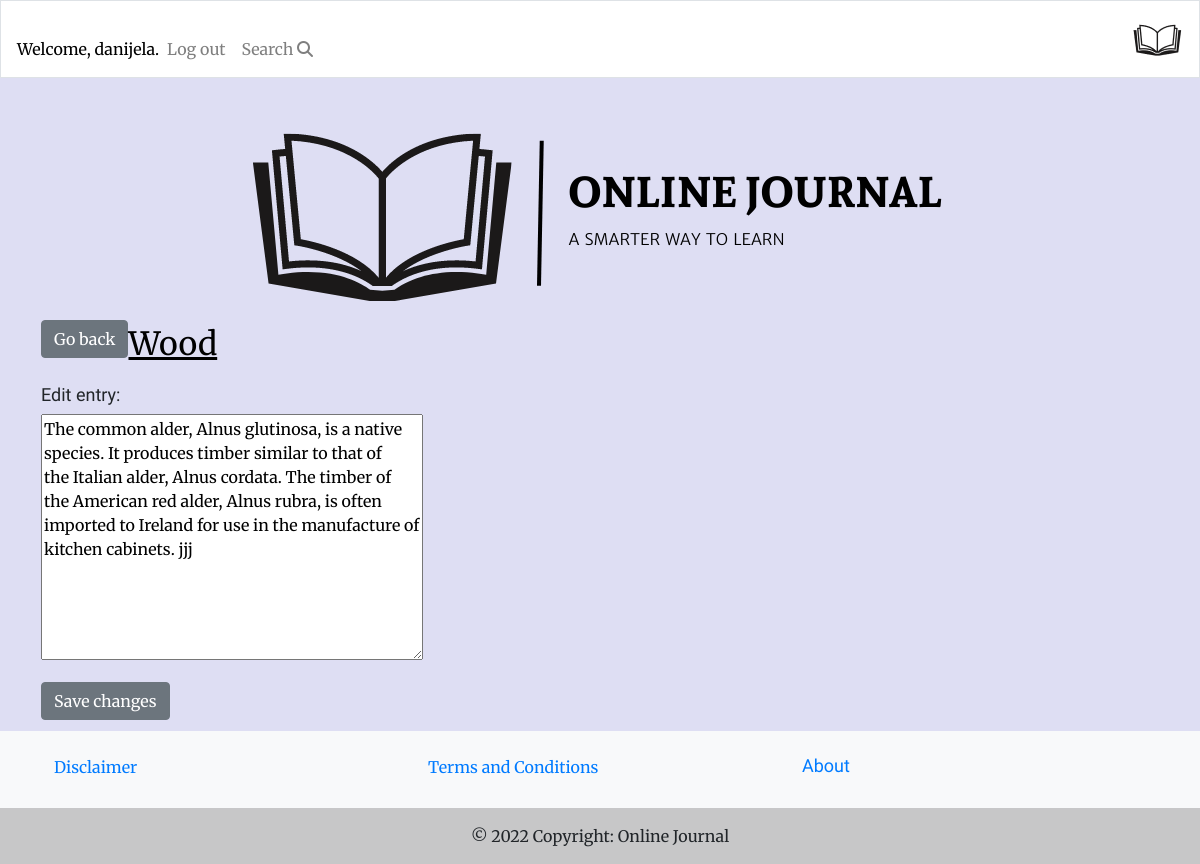
The app's page /edit_entry/3/ (signed in) with its own data.
### learning_logs/models.py (models this page shows, shortened)
class Topic(models.Model):
    text = models.CharField(max_length=200)
    date_added = models.DateTimeField(auto_now_add=True)
    def __str__(self):
        return self.text

class Entry(models.Model):
    topic = models.ForeignKey(Topic, on_delete=models.CASCADE)
    text = models.TextField()
    date_added = models.DateTimeField(auto_now_add=True)

### learning_logs/views.py (the view)
# urls.py: path('edit_entry/<int:entry_id>/', views.edit_entry, name='edit_entry'),
@login_required
def edit_entry(request, entry_id):
    entry = get_object_or_404(Entry, id=entry_id)
    topic = entry.topic
    if request.method != 'POST':
        form = EntryForm(instance=entry)
    else:
        form = EntryForm(instance=entry, data=request.POST)
        if form.is_valid():
            form.save()
            messages.success(request, "Entry successfully edited!")
            return redirect('learning_logs:topic', topic_id=topic.id)
    context = {'entry': entry, 'topic': topic, 'form': form}
    return render(request, 'learning_logs/edit_entry.html', context)

### learning_logs/forms.py
class EntryForm(forms.ModelForm):
    class Meta:
        model = Entry
        fields = ['text']
        labels = {'text': ''}
        widgets = {'text': forms.Textarea(attrs={'cols': 40})}

### learning_logs/templates/learning_logs/edit_entry.html (shortened to what this page needs)
{% extends "learning_logs/base.html" %}
{% block content %}
<a class="btn btn-secondary go-back" href="javascript:history.back()">Go back</a>
  <p><a class="topic-on-hand topic-edit" href="{% url 'learning_logs:topic' topic.id %}">{{ topic }}</a></p>
  <h3>Edit entry:</h3>
  <form action="{% url 'learning_logs:edit_entry' entry.id %}" method='post'>
    {{ form.as_p }}
    <button name="submit" class="btn btn-secondary">Save changes</button>
  </form>
{% endblock content %}

### learning_logs/templates/learning_logs/base.html (shortened to what this page needs)
<!DOCTYPE html>
{% load bootstrap4 %}
{% load static %}
<html lang="en">
<head>
  {% block css %}
  <link rel="stylesheet" href="https://cdn.jsdelivr.net/npm/bootstrap@4.6.2/dist/css/bootstrap.min.css"
>
  {% endblock %}
  <link rel="stylesheet" href='{% static "css/styles.css" %}' type="text/css" />
</head>
<body>
  <nav class="navbar navbar-expand-md mb-4 border navbar-light">
    <div class="collapse navbar-collapse" id="navbarTogglerDemo01">
      <ul class="navbar-nav">
        {% if user.is_authenticated %}
        <li class="nav-item">
          <span class="navbar-text">Welcome, {{ user.username }}.</span>
        </li>
        <li class="nav-item">
          <a class="nav-link" href="{% url 'users:logout' %}">Log out</a>
        </li>
        {% else %}
        <li class="nav-item">
          <a class="nav-link" href="{% url 'users:login' %}">Log in</a></li>
        </li>
        <li class="nav-item">
          <a class="nav-link" href="{% url 'users:register' %}">Register</a>
        {% endif %}
      </ul>
      <ul class="navbar-nav">
        <li class="nav-item">
          <a class="nav-link" href="{% url 'learning_logs:topics'%}">
            Search <i class="fa-solid fa-magnifying-glass"></i></a></li>
      </ul>
    </div>
    <a class="navbar-brand mx-auto" href="{% url 'learning_logs:index'%}">
      <img src="{% static 'images/navbar-logo.png' %}" alt="Logo">
      </a>
  </nav>
  {% include 'learning_logs/includes/messages.html' %}
  <main role="main" class="container">
    <div class="container-md">
      <img class="logo-img" src="{% static 'images/logo.png' %}" alt="Logo">
    </div>
    <div>
      {% block content %}{% endblock content%}
    </div>
  </main>
  {% include 'learning_logs/footer.html' %}
</body>
</html>

### learning_logs/static/css/styles.css (style rules this page uses)
h1, h2, h3, h4, h5, h6 { font-family: 'Sura', sans-serif; font-size: large; }
body { background-color: #dedef3; font-family: 'Merriweather', sans-serif; }
.navbar { background: white; }
.navbar-brand { color: rgb(255 255 255); text-transform: uppercase; }
.nav-item, .nav-link { color: black; }
.navbar-light .navbar-text { color: black!important; }
.topic-on-hand { text-decoration: underline; color: black; text-align: center; }
.topic-edit { font-size: xx-large; }
.btn-secondary.go-back { float: left!important; }
main.container { padding: 11px; }
ul { margin-top: 20px!important; }
.container-md { text-align: center; }
img { display: block !important; margin: auto !important; }

### records on screen
Topic: text "Wood"
Entry: text "The common alder, Alnus glutinosa, is a native species. It produces timber similar to that of the Italian alder, Alnus cordata. The timber of the American red alder, Alnus rubra, is often imported to Ireland for use in the manufacture of kitchen cabinets. jjj"

### other values on screen
{{ user.username }} "danijela"
